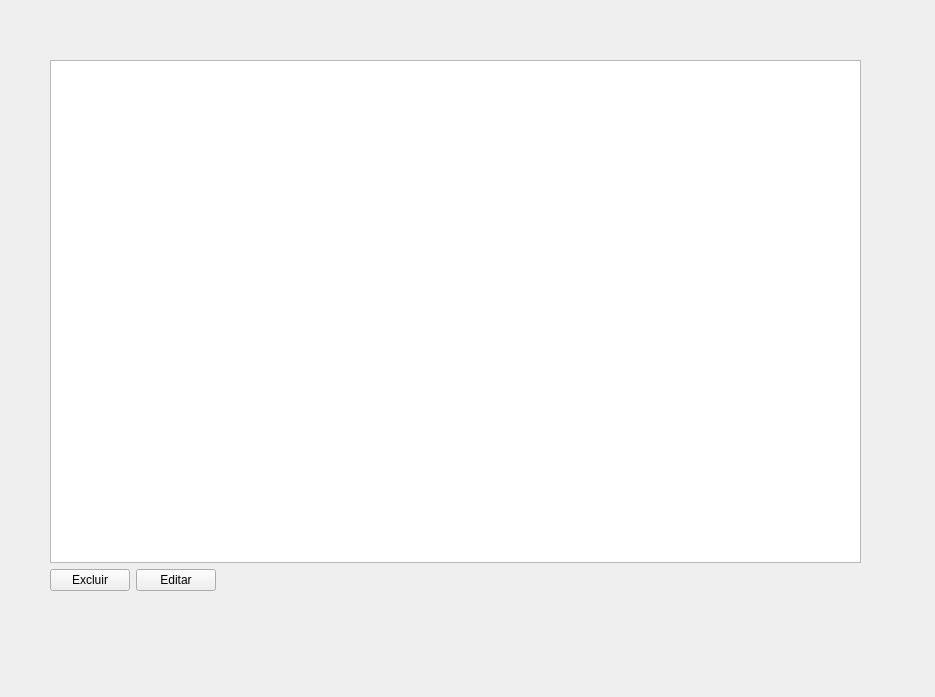
<?xml version="1.0" encoding="UTF-8"?>
<ui version="4.0">
 <class>tabela_motorista</class>
 <widget class="QWidget" name="tabela_motorista">
  <property name="geometry">
   <rect>
    <x>0</x>
    <y>0</y>
    <width>935</width>
    <height>697</height>
   </rect>
  </property>
  <property name="windowTitle">
   <string>Form</string>
  </property>
  <widget class="QWidget" name="verticalLayoutWidget">
   <property name="geometry">
    <rect>
     <x>50</x>
     <y>60</y>
     <width>811</width>
     <height>531</height>
    </rect>
   </property>
   <layout class="QVBoxLayout" name="verticalLayout">
    <item>
     <widget class="QTableWidget" name="tw_motorista"/>
    </item>
    <item>
     <layout class="QHBoxLayout" name="horizontalLayout_2">
      <item>
       <widget class="QPushButton" name="pushButton_2">
        <property name="text">
         <string>Excluir</string>
        </property>
       </widget>
      </item>
      <item>
       <widget class="QPushButton" name="pushButton_3">
        <property name="text">
         <string>Editar</string>
        </property>
       </widget>
      </item>
      <item>
       <spacer name="horizontalSpacer">
        <property name="orientation">
         <enum>Qt::Horizontal</enum>
        </property>
        <property name="sizeHint" stdset="0">
         <size>
          <width>40</width>
          <height>20</height>
         </size>
        </property>
       </spacer>
      </item>
     </layout>
    </item>
   </layout>
  </widget>
 </widget>
 <resources/>
 <connections/>
</ui>
